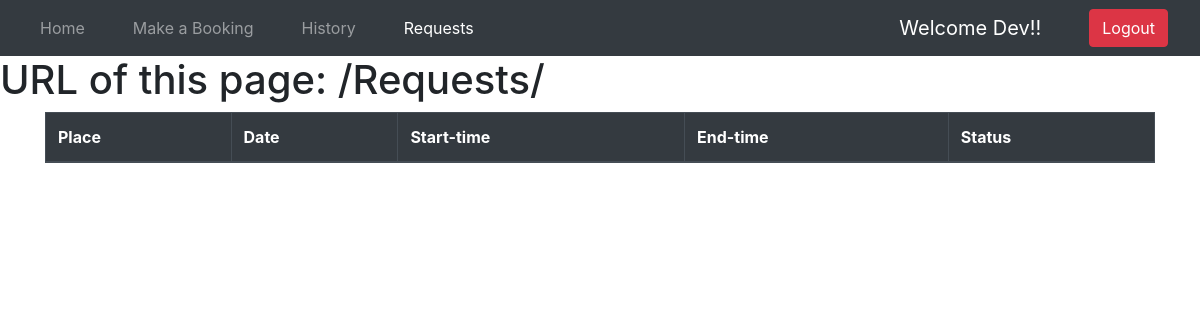
The app's page /Requests/ (signed in), older data.
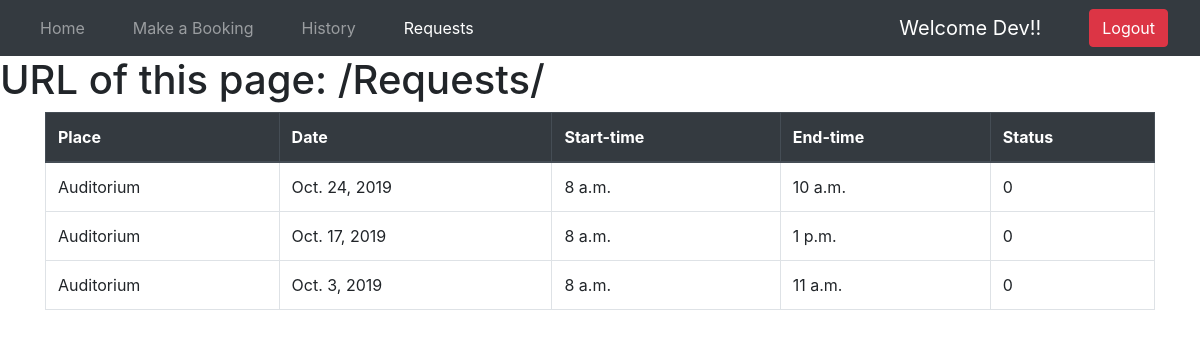
The same page, newer data.
### login/models.py (models this page shows)
class Booking(models.Model):
    HOUR_CHOICES = [(dt.time(hour=x), '{:02d}:00'.format(x)) for x in range(8, 18)]
    audi_choices = [
        ('Auditorium','Auditorium'),
        ('Place2','Place2'),
        ('Place3','Place3')
    ]
    default_choice = [
        ('Auditorium','Auditorium')
    ]
    status_choice = [
        ('Pending','Pending'),
        ('Accepted','Accepted'),
        ('Rejected','Rejected')
    ]
    default_status_choice = [
        ('Pending','Pending')
    ]
    name = models.CharField(max_length=100)
    email = models.EmailField()
    place = models.CharField(max_length=100, choices = audi_choices,default=default_status_choice)
    date = models.DateField()
    start_time = models.TimeField(choices= HOUR_CHOICES)
    end_time = models.TimeField(choices= HOUR_CHOICES)
    status = models.CharField(max_length = 100,choices = status_choice,default = status_choice[0][0])
    userid=models.IntegerField(blank=True, null=True)
    def __str__(self):
        return self.name

### login/views.py (the view)
# urls.py: path("Requests/", views.Requests, name="Requests"),
@login_required
def Requests(request):
    x=Booking.objects.filter(userid=request.user.id)
    params={'Object':x}
    print(x)
    return render(request, 'login/Requests.html',params)

### templates/login/Requests.html
{% extends "login/extended.html" %} {% block title %} Requests {% endblock title %}
{% block body %}
<div class="table-responsive container">
<table class="table  table-bordered table-hover">
        <thead class="thead-dark">
          <tr>
            <th scope="col">Place</th>
            <th scope="col">Date</th>
            <th scope="col">Start-time</th>
            <th scope="col">End-time</th>
            <th scope="col">Status</th>
          </tr>
        </thead>
        <tbody>
          {% for i in Object %}
          <tr>
           <td>{{ i.place }}</td>
            <td>{{ i.date }}</td>
            <td>{{ i.start_time }}</td>
            <td>{{ i.end_time }}</td>
            <td>{{ i.status }}</td>
          </tr>
          {% endfor %}
         </tbody>
      </table>
    </div>
{% endblock body %}

### templates/login/extended.html (shortened to what this page needs)
<!DOCTYPE html>
<html lang="en">
  <head>
    <link
      rel="stylesheet"
      href="https://stackpath.bootstrapcdn.com/bootstrap/4.3.1/css/bootstrap.min.css"
    />
  </head>
  <body>
    <nav class="navbar navbar-expand-lg navbar-dark bg-dark">
      <div class="collapse navbar-collapse " id="navbarSupportedContent">
        <ul class="navbar-nav mr-auto">
          <li class="nav-item mx-3">
            {% url 'success' as Homepage %}
            <a
              class="nav-link {% if request.path == Homepage %}active{% endif %}"
              href="{{ Homepage }}"
              >Home <span class="sr-only">(current)</span></a
            >
          </li>
          <li class="nav-item mx-3">
            {% url 'booking' as booking %}
            <a
              class="nav-link{% if request.path == booking %} active{% endif %}"
              href="{{ booking }}"
              >Make a Booking</a
            >
          </li>
          <li class="nav-item mx-3">
            {% url 'History' as History %}
            <a
              class="nav-link{% if request.path == History %} active{% endif %}"
              href="{{ History }}"
              >History</a
            >
          </li>
          <li class="nav-item mx-3">
            {% url 'Requests' as Requests %}
            <a
              class="nav-link{% if request.path == Requests %} active{% endif %} "
              href="{{ Requests }}"
              >Requests</a
            >
          </li>
        </ul>
      </div>
      <ul class="nav navbar-nav navbar-right mx-3">
        <li>
          <a class="navbar-brand text-capitalize navbar-brand text-white"
            >Welcome {{ user }}!!</a
          >
        </li>
      </ul>
      <ul class="nav navbar-nav navbar-right">
        <li class="nav-item ">
          <form method="POST" action="{% url 'logout'%}">
            <button type="submit" class="btn btn-danger mx-3">Logout</button>
          </form>
        </li>
      </ul>
    </nav>
    <h1>URL of this page: {{ request.path }}</h1>
     {% block body %} {% endblock body %}
</body>
</html>

Row changes from the older to the newer data that the page shows:
added Booking: place "Auditorium", date "Oct. 24, 2019", start_time "8 a.m.", end_time "10 a.m.", status "0"
added Booking: place "Auditorium", date "Oct. 17, 2019", start_time "8 a.m.", end_time "1 p.m.", status "0"
added Booking: place "Auditorium", date "Oct. 3, 2019", start_time "8 a.m.", end_time "11 a.m.", status "0"
